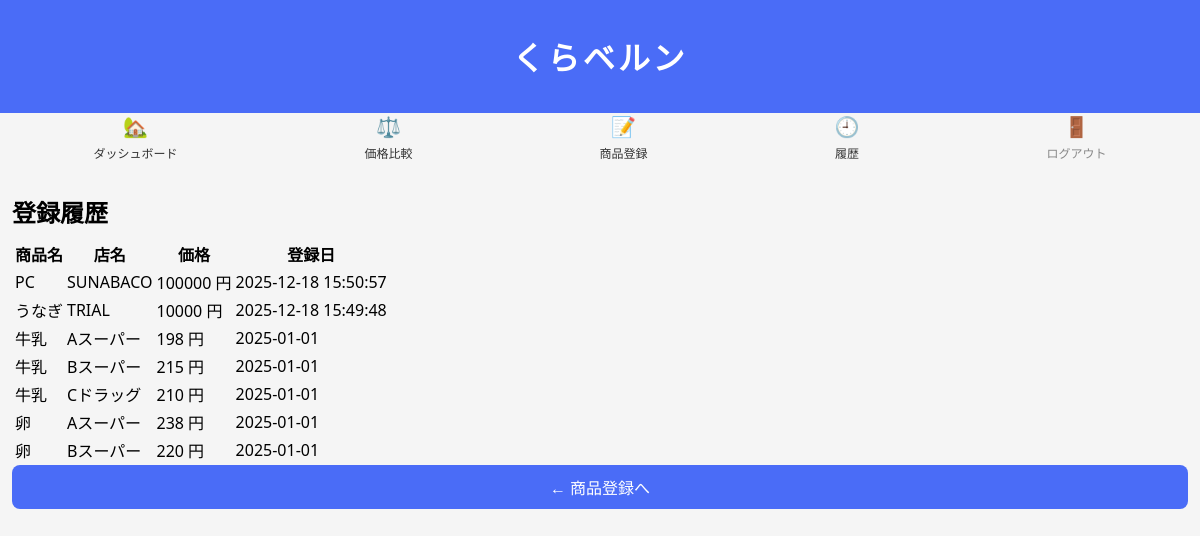
Page /history (signed in) on the earlier database version.
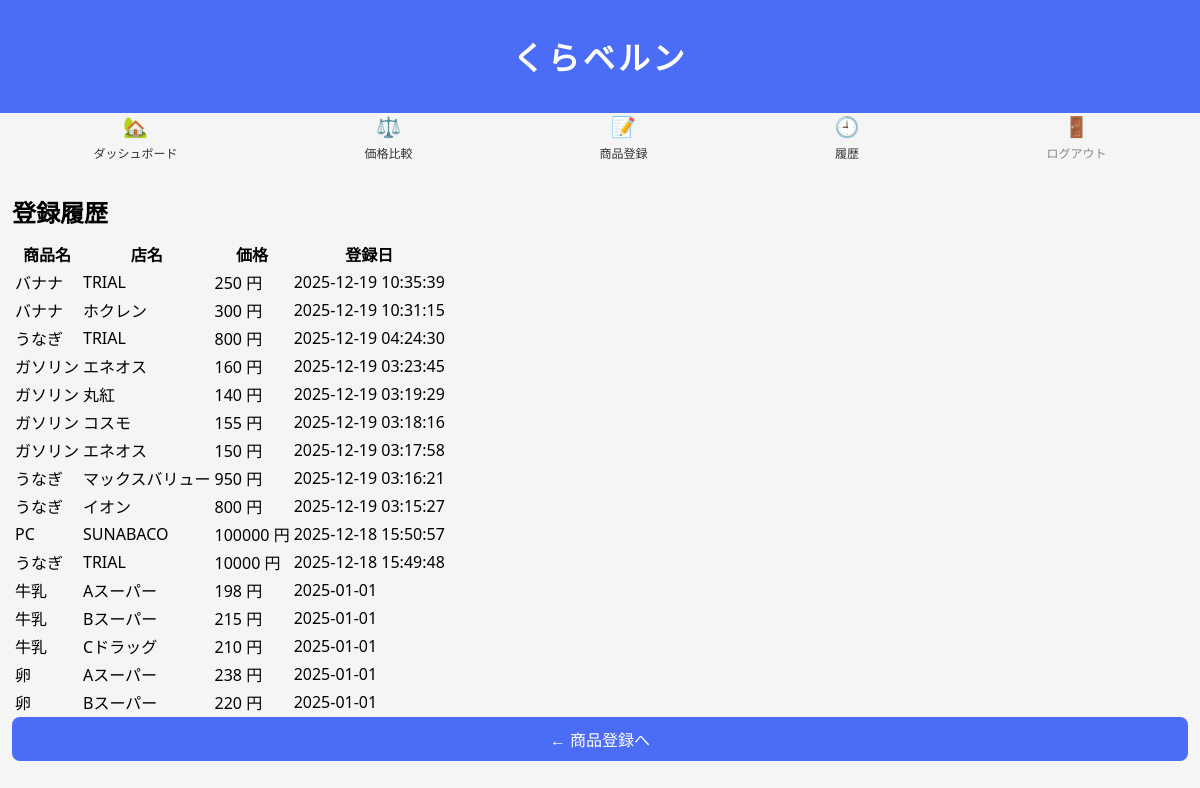
Same page on the later database version.
### tables this page shows
CREATE TABLE prices (
  id INTEGER PRIMARY KEY AUTOINCREMENT,
  item_id INTEGER NOT NULL,
  store_id INTEGER NOT NULL,
  price INTEGER NOT NULL,
  created_at TEXT NOT NULL,
  FOREIGN KEY (item_id) REFERENCES items(id),
  FOREIGN KEY (store_id) REFERENCES stores(id)
);

CREATE TABLE items (
  id INTEGER PRIMARY KEY AUTOINCREMENT,
  name TEXT NOT NULL
);

CREATE TABLE stores (
  id INTEGER PRIMARY KEY AUTOINCREMENT,
  name TEXT NOT NULL
);

### app.py (the view)
@app.route("/history")
def history():
    if not session.get("logged_in"):
        return redirect(url_for("login"))
    conn = get_db_connection()
    rows = conn.execute(
        """
        SELECT
            i.name AS item_name,
            s.name AS shop_name,
            p.price,
            p.created_at
        FROM prices p
        JOIN items i ON p.item_id = i.id
        JOIN stores s ON p.store_id = s.id
        ORDER BY p.created_at DESC
        """
    ).fetchall()
    conn.close()
    return render_template("history.html", rows=rows)

### app.py (called while the page is built)
def get_db_connection():
    conn = sqlite3.connect("db/comparison_app.db")
    conn.row_factory = sqlite3.Row
    return conn

### templates/history.html (shortened to what this page needs)
{% extends "base.html" %}
{% block content %}
<h2 class="page-title">登録履歴</h2>
<table>
  <tr>
    <th>商品名</th>
    <th>店名</th>
    <th>価格</th>
    <th>登録日</th>
  </tr>
  {% for row in rows %}
  <tr>
    <td>{{ row.item_name }}</td>
    <td>{{ row.shop_name }}</td>
    <td>{{ row.price }} 円</td>
    <td>{{ row.created_at }}</td>
  </tr>
  {% endfor %}
</table>
<a href="/add" class="btn">← 商品登録へ</a>
{% endblock %}

### templates/base.html (shortened to what this page needs)
<!DOCTYPE html>
<html lang="ja">
<head>
  <link rel="stylesheet" href="{{ url_for('static', filename='css/style.css') }}">
</head>
<body>
<header class="header">
  <h1 class="app-title">くらベルン</h1>
</header>
<nav class="nav">
  <a href="/dashboard">🏡<span>ダッシュボード</span></a>
  <a href="/compare">⚖️<span>価格比較</span></a>
  <a href="/add">📝<span>商品登録</span></a>
  <a href="/history">🕘<span>履歴</span></a>
  {% if session.get("logged_in") %}
    <a href="/logout" class="logout">🚪<span>ログアウト</span></a>
  {% endif %}
</nav>
<main class="container">
  {% block content %}{% endblock %}
</main>
</body>
</html>

### static/css/style.css (style rules this page uses)
body { margin: 0; font-family: system-ui, sans-serif; background: #f5f5f5; }
.header { background: #4a6cf7; color: white; padding: 12px; text-align: center; }
.nav { display: flex; justify-content: space-around; align-items: center; }
.nav a { text-decoration: none; font-size: 20px; color: #333; display: flex; flex-direction: column; align-items: center; gap: 4px; }
.nav a span { font-size: 12px; }
.nav a.logout { color: #888; }
.container { padding: 12px; }
.page-title { margin-bottom: 10px; }
.btn { display: block; text-align: center; padding: 10px; background: #4a6cf7; color: white; border-radius: 8px; text-decoration: none; }
.app-title { letter-spacing: 0.1em; font-weight: 700; }

Differences in the rows shown:
added prices: item_name "バナナ", shop_name "TRIAL", price "250", created_at "2025-12-19 10:35:39"
added prices: item_name "バナナ", shop_name "ホクレン", price "300", created_at "2025-12-19 10:31:15"
added prices: item_name "うなぎ", shop_name "TRIAL", price "800", created_at "2025-12-19 04:24:30"
added prices: item_name "ガソリン", shop_name "エネオス", price "160", created_at "2025-12-19 03:23:45"
added prices: item_name "ガソリン", shop_name "丸紅", price "140", created_at "2025-12-19 03:19:29"
added prices: item_name "ガソリン", shop_name "コスモ", price "155", created_at "2025-12-19 03:18:16"
added prices: item_name "ガソリン", shop_name "エネオス", price "150", created_at "2025-12-19 03:17:58"
added prices: item_name "うなぎ", shop_name "マックスバリュー", price "950", created_at "2025-12-19 03:16:21"
added prices: item_name "うなぎ", shop_name "イオン", price "800", created_at "2025-12-19 03:15:27"
